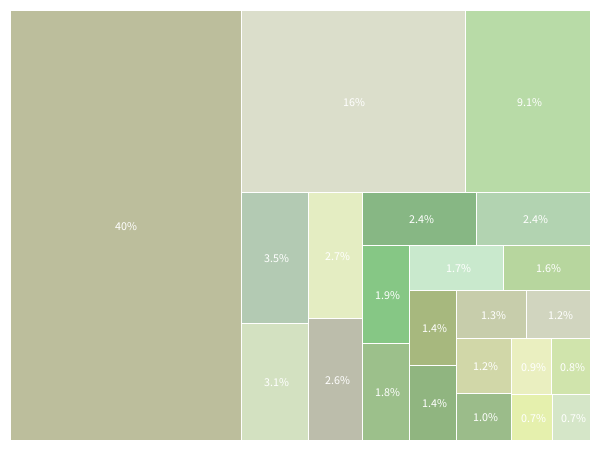
Frame 1 (no input)
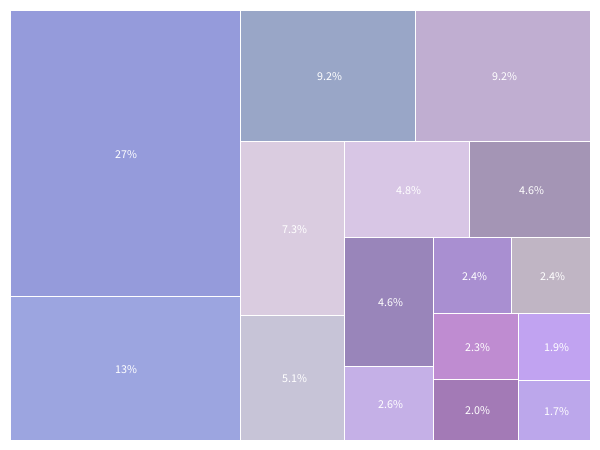
Frame 2 (the mouse pressed at the canvas centre, redrawn once)

The Processing sketch that drew these frames (run headless with seeded random() and noise(); the mouse was pressed at the canvas centre and the sketch redrawn once):

// Processing sketch: processing_24927
// ── processing_24927.pde

//In version 2C, instead of calculating exactly the raios of all possibilities,
// we take a heuristic approach, and don't resplit if it's not bat (close to 1:1, square ratio).

float randomHue = random(0,1); //color matching... the key to everything!
float totalValue = 0; //the total values of all elements together, just to write % on square.


void setup() {
    colorMode(HSB, 1.0); //it's just nicer this way... you know...
    size( 600, 450 ); 
    noLoop();
    smooth();
}



//MOUSE PRESS
void mousePressed() {
    redraw();
}


void drawRect(int x1,int y1,int w1, int h1, int value){
    stroke(1);
   float hStart = randomHue - 0.1;
    float hEnd = randomHue + 0.1;
   float h = random(hStart, hEnd);
    float s = random(0.07,0.35);
    float b = random(0.7,0.95);
    fill(h,s,b);
    rect(x1, y1, w1, h1); //we draw a rectangle    
    fill(1);
  //  text(str(value), x1+6, y1+20);  (we don't care about the actual value now that we have the pcnt...)
   String myPcntStr ;
    int myPcnt = int(round ((value / totalValue) *100)) ;
    
    float myPcntDecimal = int(round ((value / totalValue) *1000)) ;
    myPcntDecimal = myPcntDecimal/10;
    //myPcnt = floor (myPcnt);
    
    if (myPcntDecimal > 10){ //bigger than 10%, we round it up.
       myPcntStr = str(myPcnt) + "%";
    }else {
       myPcntStr = str (myPcntDecimal) + "%";
    }
    text(myPcntStr, x1+(w1/2)-10, y1+(h1/2)+5); 
    
    println("++++ totalValue = "+totalValue);
  }



   ////////////////////////////////////////////////////////
  ///   FIND GOOD SPLIT NUMBER - advantagous block aspect ratio.
 ////////////////////////////////////////////////////////
int getPerfectSplitNumber(int[] numbers, int blockW, int blockH){
  // This is where well'll need to calculate the possibilities
  // We'll need to calculate the average ratios of created blocks.
  // For now we just try with TWO for the sake of the new functionn...
  
  //Let's just split in either one or two to start...

 // println("blockW = "+blockW);
  //println("blockH = "+blockH);

  
  
  int valueA = numbers[0];//our biggest value
  int valueB = 0;//value B will correspond to the sum of all remmaining objects in array
  for( int i=1; i < numbers.length; i++ ) {
    valueB += numbers[i];
  }
  
  float ratio = float(valueA) / float(valueB + valueA);
  
  int heightA, widthA;
  if(blockW >= blockH){
   heightA = blockH;
   widthA  = floor(blockW * ratio);
  }else {
    heightA = floor(blockH * ratio);
    widthA  = blockW;
  }
  
  float ratioWH = float(widthA) / float(heightA) ;
  float ratioHW = float(heightA) / float(widthA);
  float diff;
  
  if(widthA >= heightA){// Larger rect //ratio = largeur sur hauteur,
    //we should spit vertically...
     diff = 1 - ratioHW ;
  }else{//taller rectangle ratio
     diff = 1- ratioWH;
  }
  
  if((diff > 0.5) && (numbers.length >= 3)){ //this is a bit elongated (bigger than 2:1 ratio)
      println("======================--> 22222");
    return 2; //TEMPORARY !!!!
  }else{ //it's a quite good ratio! we don't touch it OR, it's the last one, sorry, no choice.   
     println("======================--> 11111");
    return 1;
  }
  
  //diff is the difference (between 0...1) to the square ratio.
  // 0 mean we have a square (don't touch, it's beautifull!)
  // 0.9 mean we have a very long rectangle.
  
  
  /* Previous ghetto mehod
  
  if(numbers.length >= 3){//if there are 3 elements or more in our array, we try fragmenting A for better RAtios.
    return 2;//the two is really hardcoded, we should calculate average ratios of all blocks...
  }else{
    return 1;
  } */
  
}




   ////////////////////////////////////////////////////////
  ///   DRAW.
 ////////////////////////////////////////////////////////
void draw() {
  background(1);
  
  //we re-pick a new color hue (the best part);
  randomHue = random(0,1);
  
  // FIRST, we generate an array with n number of random values.
  ///////////////////////////////////////////////////////////////
  int nbItems = floor(random(2,25));
 println("nbItems = "+nbItems); 
  int[] numbers = new int[nbItems]; 
  totalValue = 0;
  for( int i=0; i <= numbers.length-1; i++ ) {
    float tempVal = random(3,1000);
    if(tempVal > 500){ // we tweak a bit the random to make sure we have an inverted bell curve (good for treemaps)
      tempVal = tempVal + (tempVal *random (1*3));
    }else{
      tempVal = tempVal / random(0, tempVal/500);
    }
    numbers[i] = floor(tempVal); 
    println( totalValue + " + " + numbers[i] + " = ...");
    totalValue += numbers[i]; //There's a problem here, the total is never accurate...
    println("numbers = "  );
    println(numbers );
  }  
 
 
 //basic param for the sake of this prototype ...
  int blockW = width-20;
  int  blockH = height-20; 
  int  refX = 10;
  int  refY = 10;
  
  makeBlock(refX, refY, blockW, blockH, numbers); //x,y,w,h
} //end DRAW...
  
  
 
   ////////////////////////////////////////////////////////
  ///   MAKE BLOCK
 ////////////////////////////////////////////////////////
void makeBlock(int refX, int refY, int blockW, int blockH, int[] numbers){
  // We sort the received array.
  ///////////////////////////////////////////////////////////////
  numbers = reverse(sort(numbers));// we sort the array from biggest to smallest value.
 // println(numbers);
 
 
 //First we need to asses the optimal number of item to be used for block A
   // How do we do that?
 
   int nbItemsInABlock= getPerfectSplitNumber(numbers, blockW, blockH); //return the numbers of elements that should be taken for A block.
 
 
  int valueA = 0;//the biggest value
  int valueB = 0;//value B will correspond to the sum of all remmaining objects in array
  int[] numbersA = { }; //in the loop, we'll populate these two out of our main array.
  int[] numbersB = { }; 
  //int[] numbersA = new int[numbers.length-1]; //a new array excluding the big value.
  //int[] numbersB = new int[numbers.length-1]; //a new array excluding the big value of part A.
 
  for( int i=0; i < numbers.length; i++ ) {
    if(i < nbItemsInABlock){//item has to be placed in A array...
      numbersA = append(numbersA, numbers[i]); 
      //numbersA[i] = numbers[i]; //we populate our new array of values, we'll send it recursivly...
      valueA += numbers[i];
    }else{
    numbersB = append(numbersB, numbers[i]); 
      //numbersB[i-nbItemsInABlock] = numbers[i]; //we populate our new array of values, we'll send it recursivly...
    valueB += numbers[i];
    }
  }
  float ratio = float(valueA) / float(valueB + valueA);
    
  println("ratio = " + ratio);
  println("A val = " + valueA);
  println("B val = " + valueB);
  //now we split the block in two according to the right ratio...
  
/////////////// WE SET THE X, Y, WIDTH, AND HEIGHT VALUES FOR BOTH RECTANGLES.
  
  int xA, yA, heightA, widthA, xB ,yB, heightB, widthB;
  if(blockW > blockH){ //si plus large que haut...
    //we split vertically; so height will stay the same...
    
    xA = refX;
    yA = refY;// we draw the square in top right corner, so same value.
    heightA = blockH;
    widthA  = floor(blockW * ratio);
    
    xB = refX + widthA;
    yB = refY;
    heightB = blockH;
    widthB = blockW - widthA; //the remaining portion of the width...
    
  }else{//tall rectangle, we split horizontally.
    xA = refX;
    yA = refY;// we draw the square in top right corner, so same value.
    heightA = floor(blockH * ratio);
    widthA  = blockW;
    
    xB = refX;
    yB = refY+ heightA;
    heightB = blockH - heightA;
    widthB = blockW; //the remaining portion of the width...
    
  }
  
  /////////////// END OF Block maths.
  
  // if the ratio of the A block is too small (elongated rectangle)
  // we take an extra value for the A sqare, don't draw it, then send the 2 element 
  // it represents to this function (treat it recusvily as if it was a B block).
  // We dont care about the ratio of B block because they are divided after...
  
  
  
  
  //drawRect(xA, yA, widthA, heightA, valueA); //(x, y, width, height)
  //int pcntA = floor(valueA / float(valueA + valueB)*100);
  //int pcntB = floor(valueB / float(valueA + valueB)*100);
  println("numbers.length = "+numbers.length);
  println("numbersA.length = "+numbersA.length);
  println("numbersB.length = "+numbersB.length);
  //We add the block A to the display List
  // for now, we just draw the thing, let's convert to OOP later...
  
  
  if(numbersA.length >= 2){//this mean there is still stuff in this arary...
     makeBlock(xA, yA, widthA, heightA, numbersA);
  }else{
    //if it's done, we add the B to display list, and that's it for recussivity, we return to main level... 
    // the main function will then deal with all the data...
    drawRect(xA, yA, widthA, heightA, valueA);
  }
  
  
 
  if(numbersB.length >= 2){//this mean there is still stuff in this arary...
     makeBlock(xB, yB, widthB, heightB, numbersB);
  }else{
    //if it's done, we add the B to display list, and that's it for recussivity, we return to main level... 
    // the main function will then deal with all the data...
    drawRect(xB, yB, widthB, heightB, valueB);
  }
  
  //If it represent more than one value, we send the block B to be split again (recursivly)
  
  
}




                
